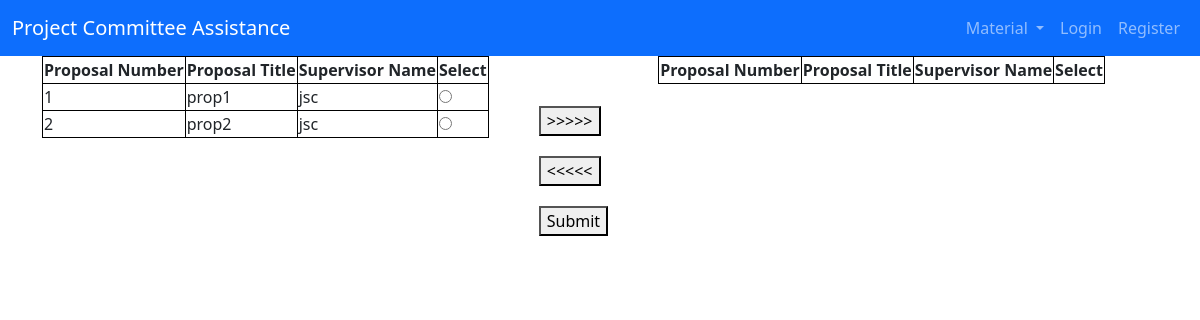
The app's page /r, older data.
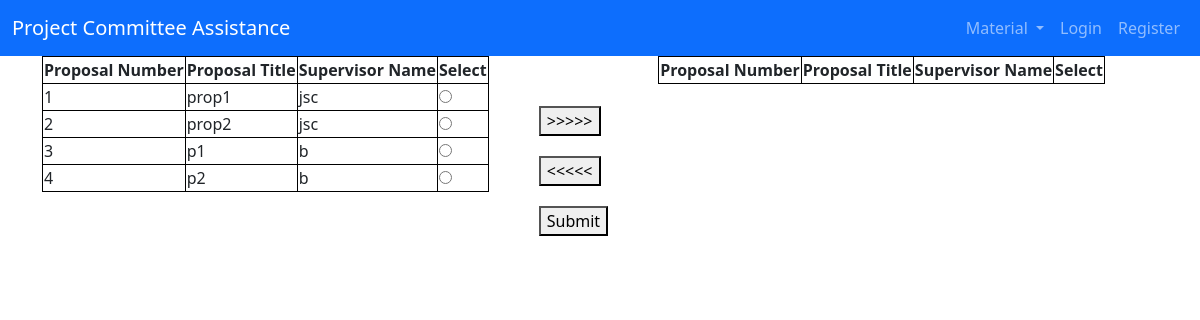
The same page, newer data.
### app/models.py (models this page shows, shortened)
class Proposal(db.Model):
    id = db.Column(db.Integer, primary_key=True,)
    title = db.Column(db.String(64), index=True, unique=True, nullable=False)
    desc = db.Column(db.String(2064), index=True, nullable=False)
    published = db.Column(db.Boolean, default=False)
    owned = db.Column(db.Boolean, default=False)
    author = db.Column(db.Integer, db.ForeignKey('user.id'))
    holder = db.Column(db.Integer, db.ForeignKey('group.id'))

class User(UserMixin,db.Model):
    id = db.Column(db.Integer, primary_key=True)
    username = db.Column(db.String(64), index=True, unique=True, nullable=False)
    email = db.Column(db.String(120), index=True, unique=True, nullable=False)
    password_hash = db.Column(db.String(128), nullable=False)
    admin = db.Column(db.Boolean, default=False)
    faculty = db.Column(db.Boolean, default=False)
    student = db.Column(db.Boolean, default=False)
    leader = db.Column(db.Boolean, default=False)
    sId = db.Column(db.Integer)
    gpa = db.Column(db.Float)
    member = db.Column(db.Integer, db.ForeignKey('group.id'))
    author = db.relationship('Proposal', backref='user', lazy=True)

### app/routes.py (the view)
@app.route('/r', methods=['GET', 'POST'])
def rank():
    Session = sessionmaker(bind=db.engine)
    session = Session()
    proposals = session.query(Proposal)
    Fmember = session.query(User)
    Arr1 = []
    for proposal in proposals:
        id = proposal.id
        title = proposal.title
        fid = proposal.author
        for fmember in Fmember:
            if fmember.id == fid:
                fName = fmember.username
        Arr1.append(( id,title,fName))
    return render_template('ranking.html', data=Arr1)

### app/templates/ranking.html (shortened to what this page needs)
{% extends "base.html" %}
{% block content %}
<head>
</head>
<body>
    <div class="container">
        <div class="tab">
            <table class ="center" id="table1" border="1" >
                <tr>
                    <th>Proposal Number</th>
                    <th>Proposal Title</th>
                    <th>Supervisor Name</th>
                    <th>Select</th>
                </tr>
                {%for row in data%}
                <tr>
                    {%for cell in row%}
                    <td>{{ cell }}</td>
                    {% endfor %}
                    <td><input type="radio" name="check-tab1"></td>
                </tr>
                {% endfor %}
            </table>
        </div>
        <div class="tab tab-btn">
            <button onclick="tab1_To_tab2();">>>>>></button>
            <button onclick="tab2_To_tab1();"><<<<<</button>
            <button onclick="submit();">Submit</button>
        </div>
        <div class="tab">
            <table class ="center" id="table2" border="1">
                <tr>
                    <th>Proposal Number</th>
                    <th>Proposal Title</th>
                    <th>Supervisor Name</th>
                    <th>Select</th>
                </tr>
            </table>
        </div>
    </div>
</body>
{% endblock %}

### app/templates/base.html (shortened to what this page needs)
<!DOCTYPE html>
<html>
    <head>
        <link href="https://cdn.jsdelivr.net/npm/bootstrap@5.3.0-alpha1/dist/css/bootstrap.min.css" rel="stylesheet">
    </head>
    <body>
        <nav class="navbar navbar-expand-lg navbar-dark bg-primary">
            <div class="container-fluid">
              <a class="navbar-brand" href="{{ url_for('index') }}">Project Committee Assistance</a>
              <div class="collapse navbar-collapse" id="navbarSupportedContent">
                <ul class="navbar-nav ms-auto mb-2 mb-lg-0">
                  <li class="nav-item dropdown">
                    <a class="nav-link dropdown-toggle" href="#" role="button" data-bs-toggle="dropdown" aria-expanded="false">
                      Material
                    </a>
                  </li>
                  {% if current_user.is_anonymous %}
                  <li class="nav-item">
                    <a class="nav-link" href="{{ url_for('loginChoice') }}" >Login</a>
                  </li>
                  <li class="nav-item">
                    <a class="nav-link" href="{{ url_for('registerChoice') }}" >Register</a>
                  </li>
                {% endif %}
                </ul>
              </div>
            </div>
          </nav>
        {% block content %}{% endblock %}
    </body>
</html>

### app/templates/ranking.html (style rules this page uses)
table, th, td { border: 1px solid black; border-collapse: collapse; }
table.center { margin-left: auto; margin-right: auto; }
.container { overflow: hidden }
.tab { float: left }
.tab-btn { margin: 50px; }
button { display:block;margin-bottom: 20px; }
tr { transition:all .25s ease-in-out }

Row changes from the older to the newer data that the page shows:
added Proposal: row "3" "b", title "p1"
added Proposal: row "4" "b", title "p2"
